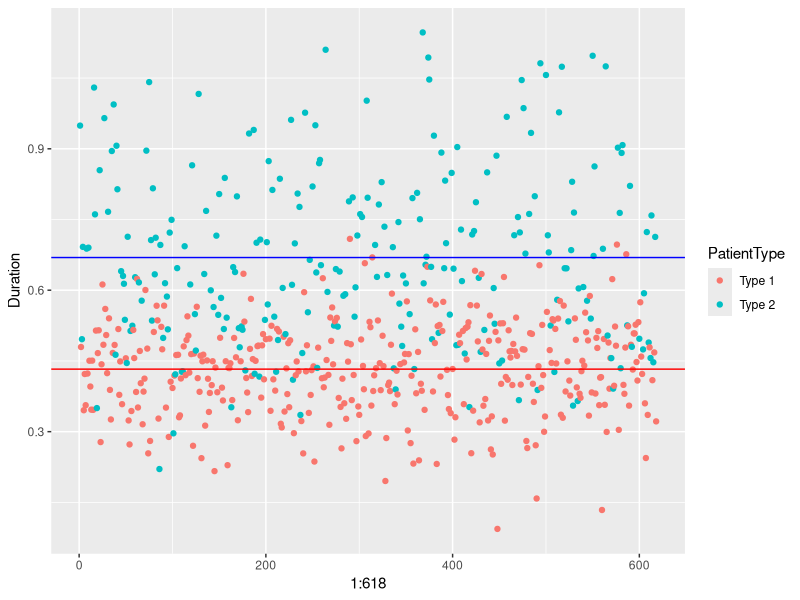
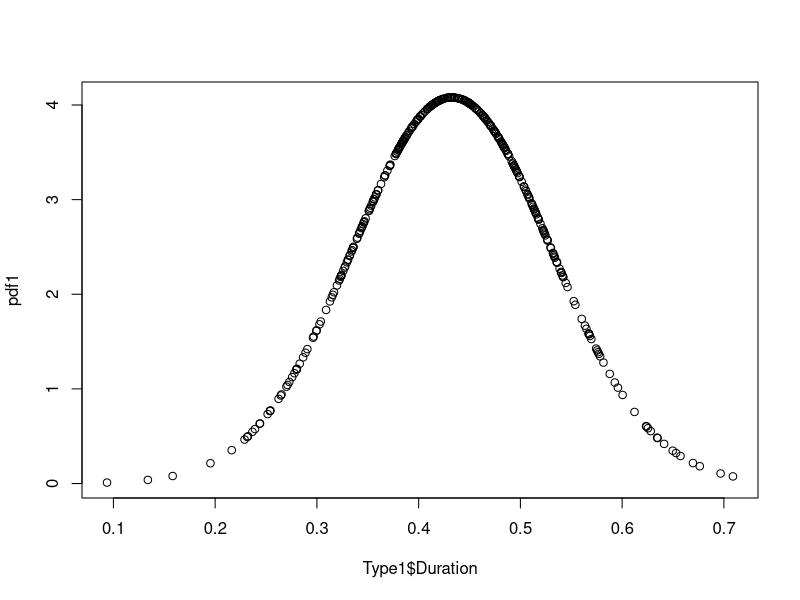
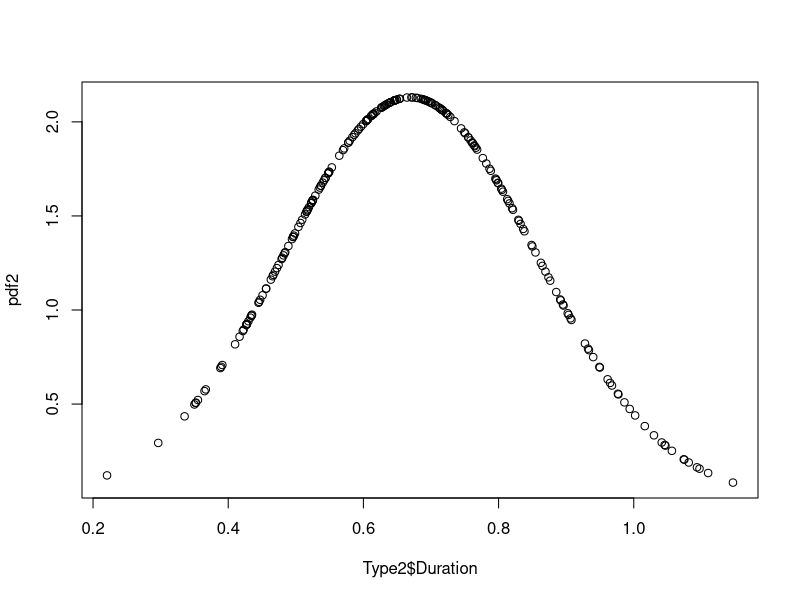
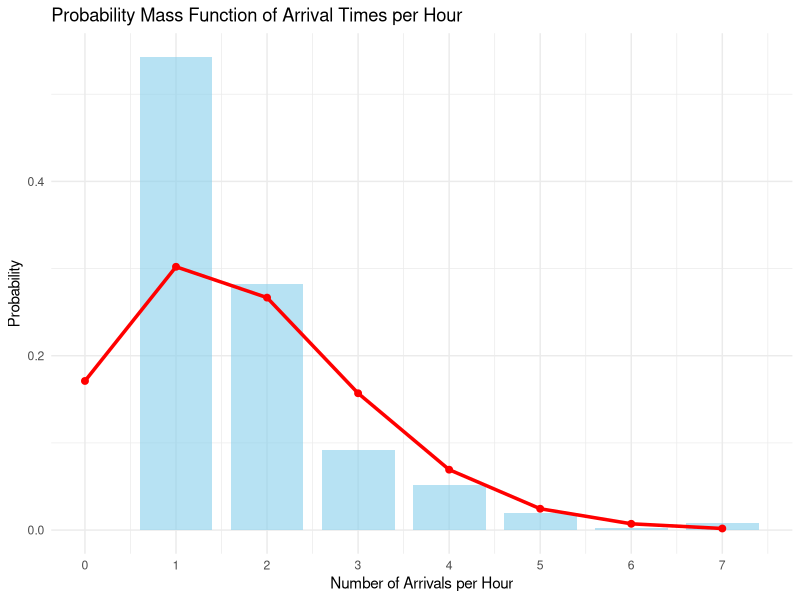
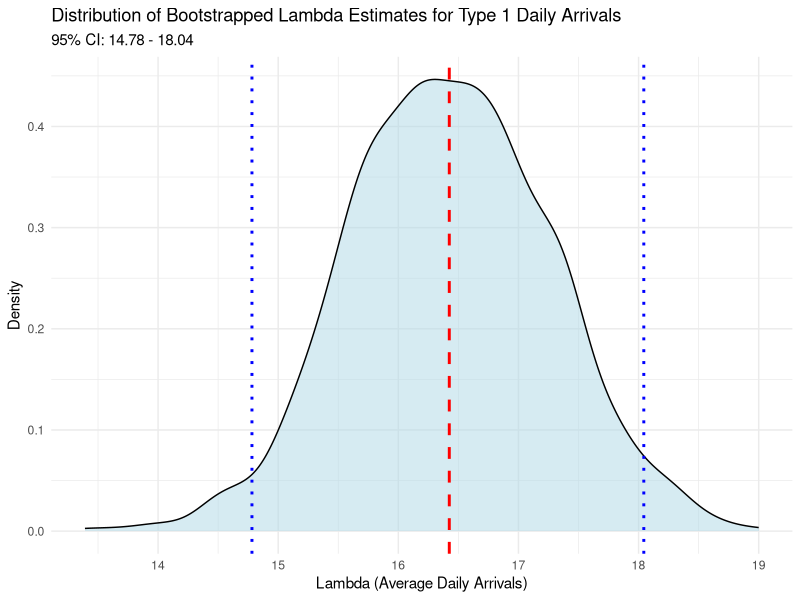

Write R code to recreate these figures, in order.

library(ggplot2)
library(lubridate)
library(tidyverse)
library(zoo)

#Datasets
ScanRecords <- read.csv("ScanRecords.csv")
ScanRecords$Date <- as.Date(ScanRecords$Date)
Type1 <- dplyr::filter(ScanRecords, PatientType=="Type 1") #Ik moest dplyr:: toevoegen want hij had een conflict met een ander package
Type2 <- dplyr::filter(ScanRecords, PatientType=="Type 2") #Ik moest dplyr:: toevoegen want hij had een conflict met een ander package

#Duration Scatterplot 
ggplot(ScanRecords, aes(x=1:618, y=Duration, color = PatientType))+
  geom_point() +
  geom_hline(yintercept = mean(Type1$Duration), color = "red") +
  geom_hline(yintercept = mean(Type2$Duration), color = "blue")

#Duration Normal Distribution PDF plot
pdf1 <- dnorm(Type1$Duration, mean=mean(Type1$Duration), sd = sd(Type1$Duration))
plot(Type1$Duration, pdf1)
pdf2 <- dnorm(Type2$Duration, mean=mean(Type2$Duration), sd = sd(Type2$Duration))
plot(Type2$Duration, pdf2)

#Arrival time/Poisson Process 
# For now this only gives the PMF and lambda for both patienttypes together, we
# should still use bootstrap to estimate the lambda and do it also per patientype. 

# Step 1: Create a timestamp by combining Date and Time, then round to hourly intervals
ScanRecords <- ScanRecords %>%
  mutate(timestamp = as.POSIXct(Date) + dhours(Time),   # Combine Date and Time
         hour = floor_date(timestamp, "hour"))          # Round to hourly intervals

# Step 2: Count the number of arrivals per hour per day
hourly_counts <- ScanRecords %>%
  group_by(Date, PatientType, hour) %>%
  summarise(count = n()) %>%
  ungroup()

# Step 3: Calculate the mean arrival rate (lambda) per hour
lambda <- mean(hourly_counts$count)

# Step 4: Create the observed PMF by calculating the frequency of each count value
observed_pmf <- hourly_counts %>%
  count(count) %>%
  mutate(prob = n / sum(n))

# Step 5: Generate the theoretical Poisson PMF based on the mean arrival rate
# Generate the counts we observed (unique arrival values)
max_count <- max(hourly_counts$count)
theoretical_pmf <- data.frame(
  count = 0:max_count,
  prob = dpois(0:max_count, lambda)
)

# Step 6: Plot the observed PMF and overlay the theoretical Poisson PMF
ggplot() +
  geom_bar(data = observed_pmf, aes(x = count, y = prob), stat = "identity", fill = "skyblue", alpha = 0.6, width = 0.8) +
  geom_line(data = theoretical_pmf, aes(x = count, y = prob), color = "red", size = 1.2) +
  geom_point(data = theoretical_pmf, aes(x = count, y = prob), color = "red", size = 2) +
  labs(x = "Number of Arrivals per Hour", y = "Probability", title = "Probability Mass Function of Arrival Times per Hour") +
  theme_minimal() +
  theme(legend.position = "top") +
  scale_x_continuous(breaks = 0:max_count)


# ARRIVAL TIMES TYPE 1 patient
# Count daily arrivals for Type 1
daily_arrivals_type1 <- Type1 %>%
  group_by(Date) %>%
  summarise(daily_count = n())

# Calculate mean arrival rate (lambda) for Poisson distribution
lambda_type1 <- mean(daily_arrivals_type1$daily_count)

# Parametric Bootstrap to estimate uncertainty for lambda
bootstrap_lambda <- replicate(1000, {
  sample_counts <- rpois(n = nrow(daily_arrivals_type1), lambda = lambda_type1)
  mean(sample_counts)
})

# Create a data frame for the bootstrapped lambdas
bootstrap_lambda_df <- data.frame(lambda = bootstrap_lambda)

# Calculate the mean of the bootstrap lambdas
mean_lambda <- mean(bootstrap_lambda)

# Calculate 95% confidence interval for bootstrap lambda values
lambda_ci <- quantile(bootstrap_lambda_df$lambda, probs = c(0.025, 0.975))

# Plot the distribution of bootstrap lambda values with mean and confidence interval lines
ggplot(bootstrap_lambda_df, aes(x = lambda)) +
  geom_density(fill = "lightblue", alpha = 0.5) +             # Density plot of bootstrap lambdas
  geom_vline(xintercept = mean_lambda, color = "red",         # Line at mean lambda
             linetype = "dashed", size = 1) +
  geom_vline(xintercept = lambda_ci[1], color = "blue",       # Lower bound of CI
             linetype = "dotted", size = 1) +
  geom_vline(xintercept = lambda_ci[2], color = "blue",       # Upper bound of CI
             linetype = "dotted", size = 1) +
  labs(title = "Distribution of Bootstrapped Lambda Estimates for Type 1 Daily Arrivals",
       subtitle = paste("95% CI:", round(lambda_ci[1], 2), "-", round(lambda_ci[2], 2)),
       x = "Lambda (Average Daily Arrivals)", y = "Density") +
  theme_minimal()


  
